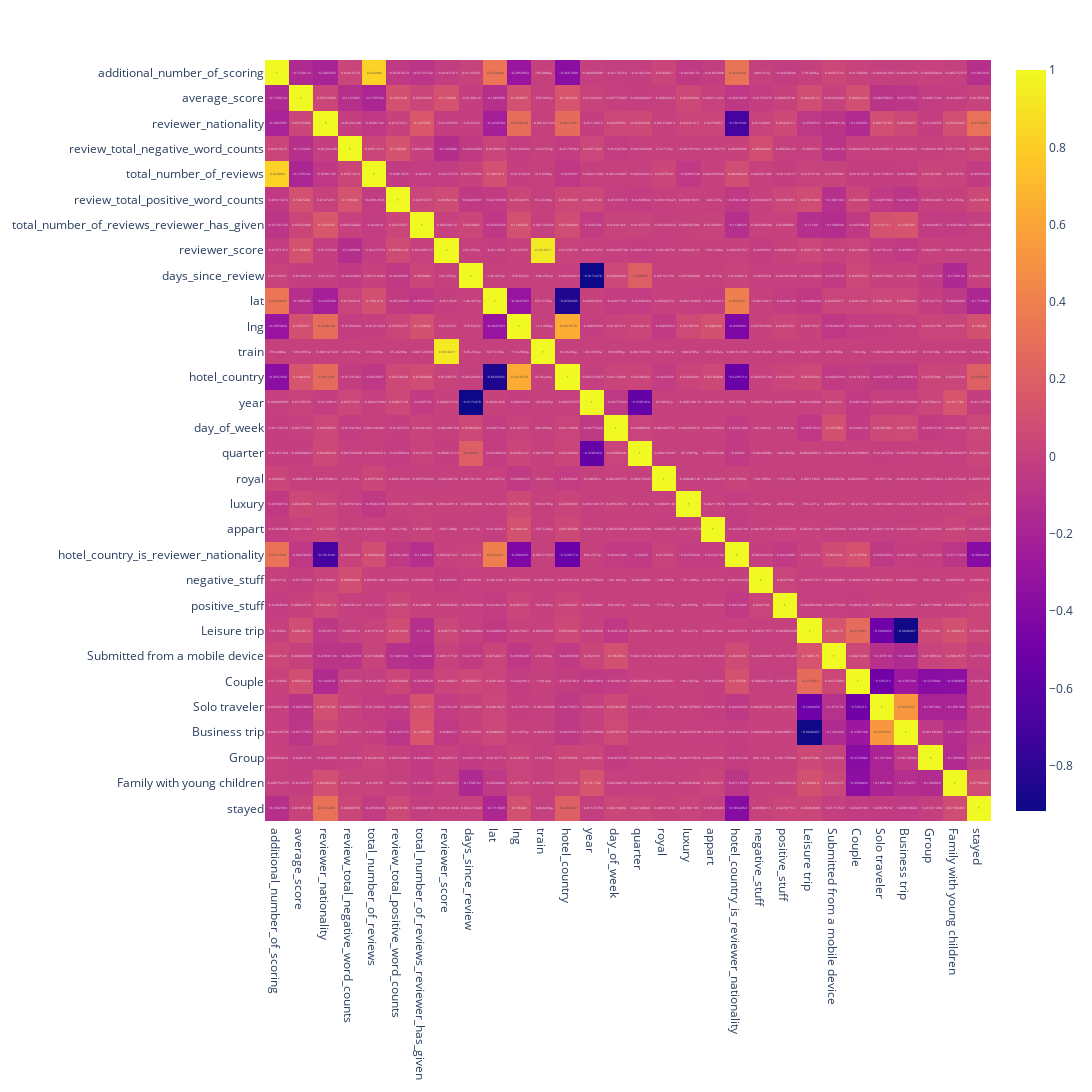

The code cell stored with this chart in its notebook:
### Markdown cell above
#### 2.3 Отбор признаков

### Code cell
fig = px.imshow(data.corr(numeric_only=True), 
                text_auto=True, aspect="auto",
                # width=40,
                # height=100
                )
fig.update_layout(width=1500, height=1500)
fig.show()

### Figure 1 — Plotly figure (JSON) as saved in the notebook; plotly's stock layout.template omitted (floating-point values rounded to 4 significant figures; data arrays with more than 128 entries replaced by an {"elided": "..."} marker saying what was removed)
{"data": [{"coloraxis": "coloraxis", "hovertemplate": "x: %{x}<br>y: %{y}<br>color: %{z}<extra></extra>", "name": "0", "texttemplate": "%{z}", "type": "heatmap", "x": ["additional_number_of_scoring", "average_score", "reviewer_nationality", "review_total_negative_word_counts", "total_number_of_reviews", "review_total_positive_word_counts", "total_number_of_reviews_reviewer_has_given", "reviewer_score", "days_since_review", "lat", "lng", "train", "hotel_country", "year", "day_of_week", "quarter", "royal", "luxury", "appart", "hotel_country_is_reviewer_nationality", "negative_stuff", "positive_stuff", "Leisure trip", "Submitted from a mobile device", "Couple", "Solo traveler", "Business trip", "Group", "Family with young children", "stayed"], "xaxis": "x", "y": ["additional_number_of_scoring", "average_score", "reviewer_nationality", "review_total_negative_word_counts", "total_number_of_reviews", "review_total_positive_word_counts", "total_number_of_reviews_reviewer_has_given", "reviewer_score", "days_since_review", "lat", "lng", "train", "hotel_country", "year", "day_of_week", "quarter", "royal", "luxury", "appart", "hotel_country_is_reviewer_nationality", "negative_stuff", "positive_stuff", "Leisure trip", "Submitted from a mobile device", "Couple", "Solo traveler", "Business trip", "Group", "Family with young children", "stayed"], "yaxis": "y", "z": {"elided": "30x30 float values"}}], "layout": {"coloraxis": {"colorscale": [[0, "#0d0887"], [0.1111, "#46039f"], [0.2222, "#7201a8"], [0.3333, "#9c179e"], [0.4444, "#bd3786"], [0.5556, "#d8576b"], [0.6667, "#ed7953"], [0.7778, "#fb9f3a"], [0.8889, "#fdca26"], [1, "#f0f921"]]}, "height": 1500, "margin": {"t": 60}, "width": 1500, "xaxis": {"anchor": "y", "domain": [0, 1]}, "yaxis": {"anchor": "x", "autorange": "reversed", "domain": [0, 1]}}}
